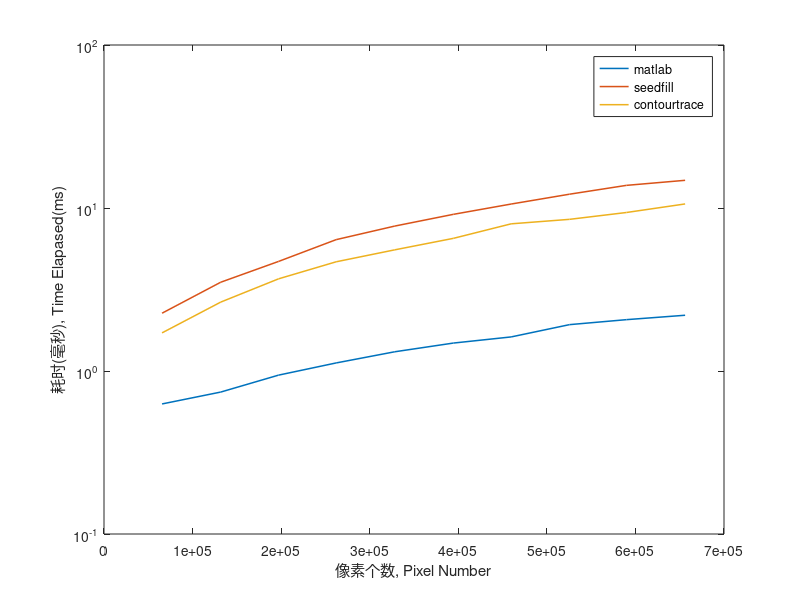

Recreate this plot in MATLAB. (Note: this script raises an error after producing the figure.)
close all; clear; clc;

if ~exist('time_elapased.mat', 'file')
    I = imread('rice.png');
    num = 10;
    scale = sqrt([1, 2, 3, 4, 5, 6, 7, 8, 9, 10]);
    run_times_matlab = zeros(length(scale), 1);
    run_times_seedfill = zeros(length(scale), 1);
    run_times_contourtrace = zeros(length(scale), 1);
    pixels = zeros(length(scale), 1);

    % matlab test
    idx = 1;
    for s = scale
        I1 = imresize(I, s);
        BW = I1 > 128;

        time_start = tic;
        for i = 1:num
            labeled = bwlabel(BW);
        end
        time_elapased = toc(time_start);
        run_times_matlab(idx) = time_elapased/num;
        pixels(idx) = numel(BW);
        idx = idx + 1;
    end

    % seedfill
    idx = 1;
    for s = scale
        I1 = imresize(I, s);
        BW = I1 > 128;

        time_start = tic;
        for i = 1:num
            labeled1 = seedFill(BW);
        end
        time_elapased = toc(time_start);
        run_times_seedfill(idx) = time_elapased/num;
        idx = idx + 1;
    end

    % contourtrace
    idx = 1;
    for s = scale
        I1 = imresize(I, s);
        BW = I1 > 128;

        time_start = tic;
        for i = 1:num
            labeled2 = contourTrace(BW);
        end
        time_elapased = toc(time_start);
        run_times_contourtrace(idx) = time_elapased/num;
        idx = idx + 1;
    end

    save('time_elapased.mat', 'run_times_matlab', 'run_times_seedfill', 'run_times_contourtrace', 'pixels')
else
    load time_elapased.mat
end

% plot
plot(pixels, run_times_matlab*1000, 'LineWidth', 1.1)
hold on,
plot(pixels, run_times_seedfill*1000, 'LineWidth', 1.1)
semilogy(pixels, run_times_contourtrace*1000, 'LineWidth', 1.1)
legend('matlab', 'seedfill', 'contourtrace')
xlabel('像素个数, Pixel Number')
ylabel('耗时(毫秒), Time Elapased(ms)')
ax = gca;
outerpos = ax.OuterPosition;
ti = ax.TightInset;
left = outerpos(1) + ti(1);
bottom = outerpos(2) + ti(2);
ax_width = outerpos(3) - ti(1) - ti(3);
ax_height = outerpos(4) - ti(2) - ti(4);
ax.Position = [left bottom ax_width ax_height];

set(gca, 'color', 'none');
fig_rgb = getframe(gcf);
fig_rgb = fig_rgb.cdata;
alpha = ones(size(fig_rgb, 1), size(fig_rgb, 2));
fig_gray = rgb2gray(fig_rgb);
alpha(fig_gray==240) = 0;
imwrite(fig_rgb, 'time_elapased_cmp.png', 'Alpha', alpha);
